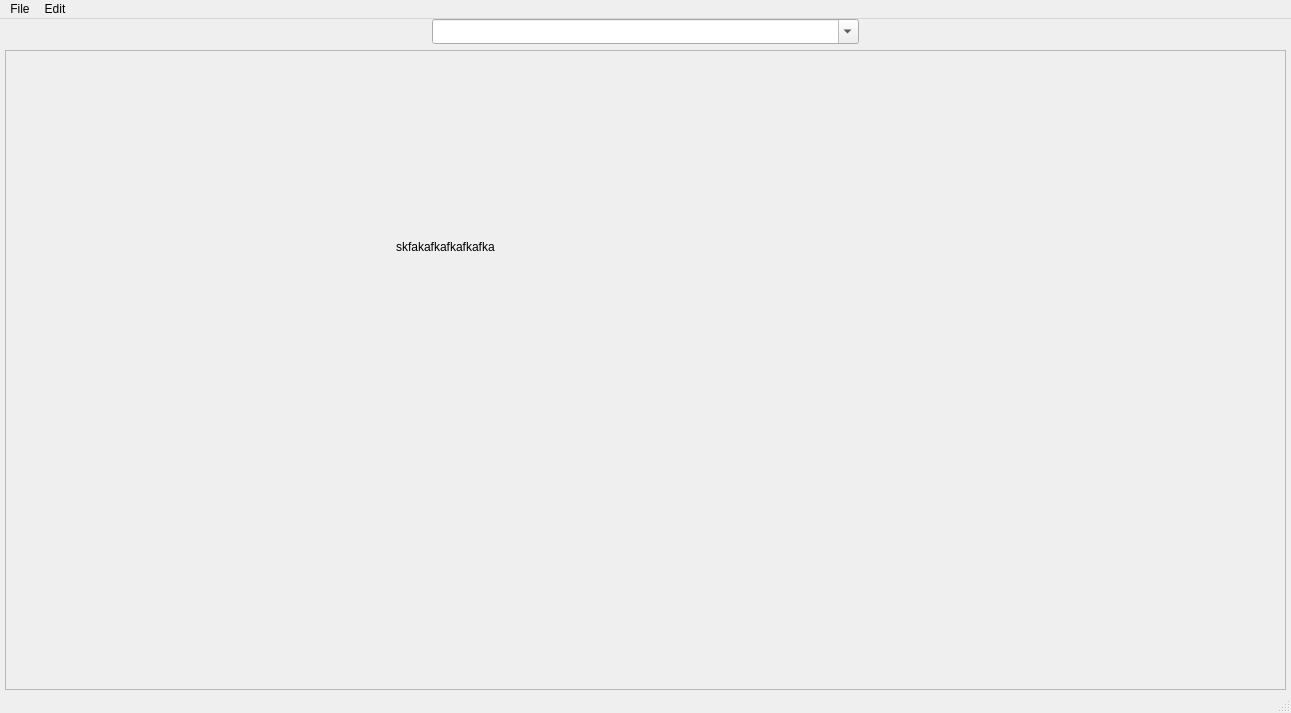
<?xml version="1.0" encoding="UTF-8"?>
<ui version="4.0">
 <class>MainWindow</class>
 <widget class="QMainWindow" name="MainWindow">
  <property name="geometry">
   <rect>
    <x>0</x>
    <y>0</y>
    <width>1291</width>
    <height>713</height>
   </rect>
  </property>
  <property name="windowTitle">
   <string>MainWindow</string>
  </property>
  <widget class="QWidget" name="centralwidget">
   <widget class="QWidget" name="layoutWidget">
    <property name="geometry">
     <rect>
      <x>5</x>
      <y>0</y>
      <width>1281</width>
      <height>671</height>
     </rect>
    </property>
    <layout class="QVBoxLayout" name="verticalLayout">
     <item>
      <layout class="QHBoxLayout" name="horizontalLayout">
       <item>
        <spacer name="horizontalSpacer">
         <property name="orientation">
          <enum>Qt::Horizontal</enum>
         </property>
         <property name="sizeHint" stdset="0">
          <size>
           <width>281</width>
           <height>21</height>
          </size>
         </property>
        </spacer>
       </item>
       <item>
        <widget class="QComboBox" name="addressBox">
         <property name="sizePolicy">
          <sizepolicy hsizetype="Expanding" vsizetype="Fixed">
           <horstretch>0</horstretch>
           <verstretch>0</verstretch>
          </sizepolicy>
         </property>
         <property name="font">
          <font>
           <family>.SF NS Text</family>
          </font>
         </property>
         <property name="editable">
          <bool>true</bool>
         </property>
        </widget>
       </item>
       <item>
        <spacer name="horizontalSpacer_2">
         <property name="orientation">
          <enum>Qt::Horizontal</enum>
         </property>
         <property name="sizeHint" stdset="0">
          <size>
           <width>281</width>
           <height>21</height>
          </size>
         </property>
        </spacer>
       </item>
      </layout>
     </item>
     <item>
      <widget class="QScrollArea" name="siteArea">
       <property name="widgetResizable">
        <bool>true</bool>
       </property>
       <widget class="QWidget" name="scrollAreaWidgetContents">
        <property name="geometry">
         <rect>
          <x>0</x>
          <y>0</y>
          <width>1277</width>
          <height>635</height>
         </rect>
        </property>
        <widget class="QLabel" name="label">
         <property name="geometry">
          <rect>
           <x>390</x>
           <y>160</y>
           <width>351</width>
           <height>71</height>
          </rect>
         </property>
         <property name="text">
          <string>skfakafkafkafkafka</string>
         </property>
        </widget>
       </widget>
      </widget>
     </item>
    </layout>
   </widget>
  </widget>
  <widget class="QMenuBar" name="menubar">
   <property name="geometry">
    <rect>
     <x>0</x>
     <y>0</y>
     <width>1291</width>
     <height>22</height>
    </rect>
   </property>
   <widget class="QMenu" name="menuFile">
    <property name="title">
     <string>File</string>
    </property>
    <addaction name="actionNew_window"/>
   </widget>
   <widget class="QMenu" name="menuEdit">
    <property name="title">
     <string>Edit</string>
    </property>
    <addaction name="actionCopy"/>
   </widget>
   <addaction name="menuFile"/>
   <addaction name="menuEdit"/>
  </widget>
  <widget class="QStatusBar" name="statusbar"/>
  <action name="actionNew_window">
   <property name="text">
    <string>New window</string>
   </property>
  </action>
  <action name="actionCopy">
   <property name="text">
    <string>Copy</string>
   </property>
  </action>
 </widget>
 <resources/>
 <connections/>
</ui>
